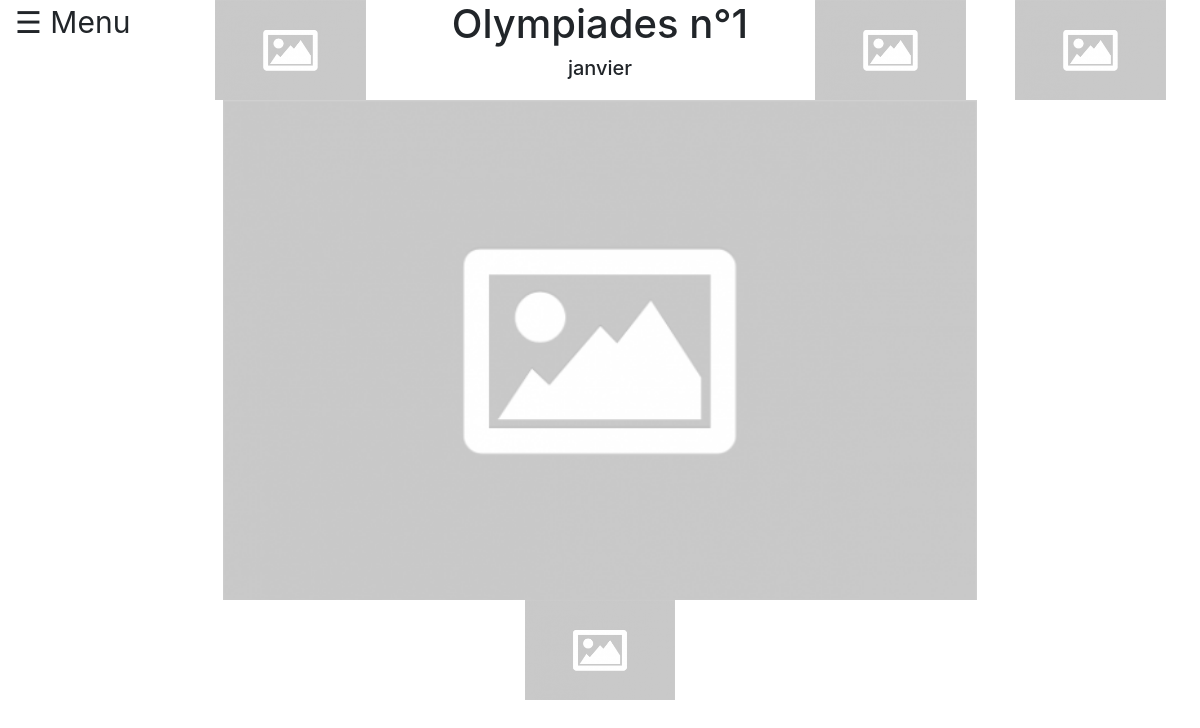
/site-web/index.php, run on the app's committed database.
### tables this page shows
create table OLYMPIADES(
  NumEdition int,
  LogOlympiades varchar(100),
  LogoSponsor varchar(100),
  LogoUPSTI varchar(100),
  datetimeOlymp datetime,
  BandeauPartenaires varchar(100),
  LogoIUT varchar(100),
  PRIMARY KEY(NumEdition)
);

### site-web/index.php (the view, shortened to what this page needs)
<!DOCTYPE html>
<html class="h-100">
<head>
  <link rel="stylesheet" type="text/css" href="./css/index.css"/>
  <link rel="stylesheet" type="text/css" href=""/>
  <link rel="stylesheet" href="https://maxcdn.bootstrapcdn.com/bootstrap/4.0.0-beta.3/css/bootstrap.min.css">
</head>
<body class="h-100">
  <?php
  $db = connect_database();
  $statement = $db->prepare("SELECT * from OLYMPIADES");
  $statement->execute();
  while($row = $statement->fetch()){
    $numEdition = $row["NumEdition"];
    $LogOlympiades = $row["LogOlympiades"];
    $LogoSponsor = $row["LogoSponsor"];
    $LogoUPSTI = $row["LogoUPSTI"];
    $LogoIUT = $row["LogoIUT"];
    $dateBD = $row["datetimeOlymp"];
    $bandeau = $row["BandeauPartenaires"];
  }
  $lesMois = ["janvier", "février", "mars", "avril", "mai", "juin", "juillet", "août", "septembre", "octobre", "novembre", "décembre"];
  $annee = explode("-", $dateBD)[0];
  $mois = $lesMois[intval(explode("-", $dateBD)[1])];
  $jour = explode(" ", explode("-", $dateBD)[2])[0];
  $date = $jour." ".$mois." ".$annee;
  ?>
  <div class="container-fluid h-100" style="padding-bottom: 13%">
    <div class="row justify-content-start">
      <div class="col-2">
        <span style="font-size:30px;cursor:pointer" onclick="openNav()">&#9776; Menu</span>
      </div>
      <div class="col-2 media" id="sponsor">
        <img style="height:100px" src="<?php
        echo '../../images/'.$LogoSponsor;
        ?>"
        />
      </div>
      <div class="col-4" style="text-align:center">
        <h1><?php echo "Olympiades n°".$numEdition;?></h1>
        <h5 id="date"><?php echo $date;?></h5>
      </div>
      <div class="col-2">
        <div class="media" id="upsti">
          <img  style="height:100px" src="<?php
          echo '../../images/'.$LogoUPSTI;
          ?>"/>
        </div>
      </div>
      <div class="col-2">
        <div class="media" id="iut">
          <img style="height:100px" src="<?php
          echo '../../images/'.$LogoIUT;
          ?>"/>
        </div>
      </div>
    </div>
    <div class="row justify-content-center">
      <div class="media" id="olymp">
        <img style="height:500px" src="<?php
        echo '../../images/'.$LogOlympiades;
        ?>"/>
      </div>
    </div>
    <div class="media" id="bandeau">
      <img style="height:100px; display: block; margin-left: auto; margin-right: auto;" src="<?php
      echo '../../images/'.$bandeau;
      ?>"/>
    </div>
  </div>
</body>
</html>

### site-web/css/index.css (style rules this page uses)
body { font-family: "Lato", sans-serif; }

### data on the page
olympiades: LogoSponsor (picture), NumEdition "1", LogoUPSTI (picture), LogoIUT (picture), LogOlympiades (picture), BandeauPartenaires (picture)

### other printed values
$date "janvier"
